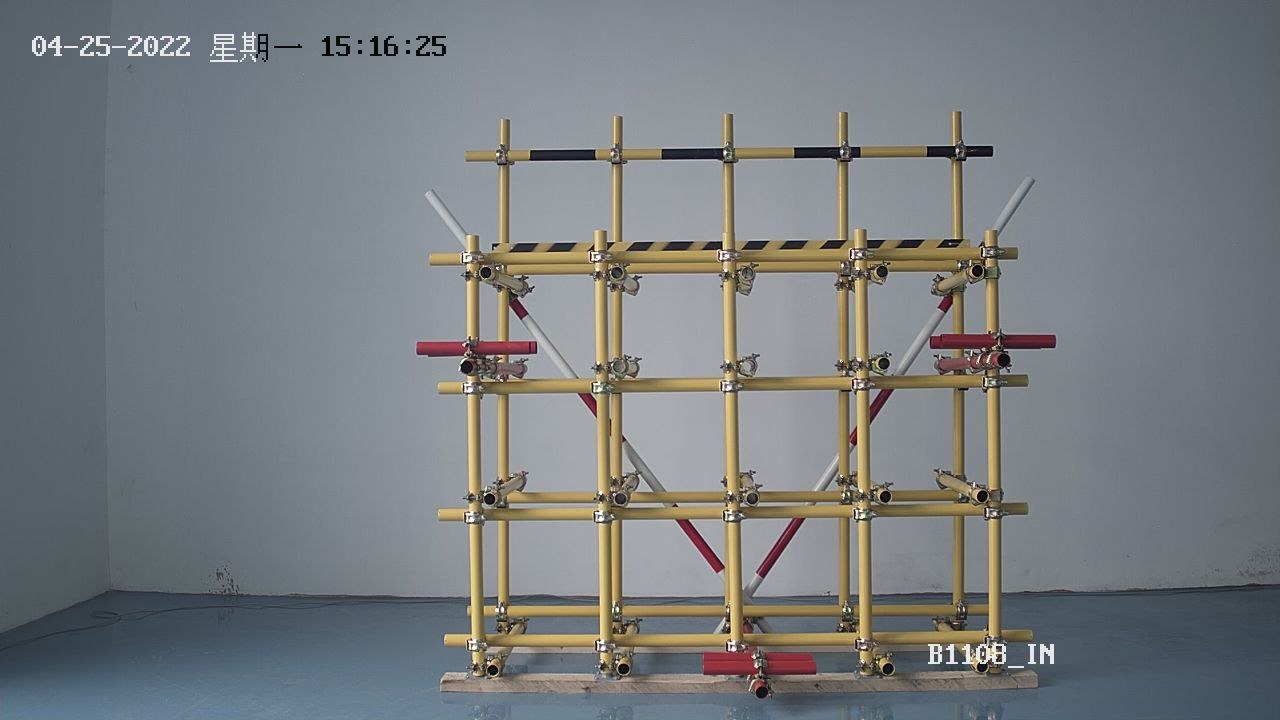
#> input picture CalcLength/resources/raw.jpg, 1280 x 720 px
$ python getLength.py
#> lines starting #> are read from the running program, lines starting #| are printed output that depends on the picture; after the words box and inside, x2 and y2 are one past the last pixel; in counts of white or black regions, pixels touching at a corner belong together; long printed decimals are rounded
### CalcLength/src/ExamPic4Length.py
import cv2 as cv
import numpy as np
import math
from util.Parallels import Parallels


class ExamPic4Length:
    def __init__(self, rawPicPath: str, referencePicPath: str, targetPicPath: str, referenceLength: float):
#> called with rawPicPath = 'CalcLength/resources/raw.jpg', targetPicPath = 'CalcLength/resources/target_pseudo.png', referenceLength = 1700
        rawPicData = np.fromfile(rawPicPath, dtype=np.uint8)
        self.rawPic = cv.imdecode(rawPicData, cv.IMREAD_COLOR)
#> self.rawPic is the input picture: shape (720, 1280, 3); mean B, G, R 126.8, 124.1, 119.7
        referencePicData = np.fromfile(referencePicPath, dtype=np.uint8)
        self.referencePic = cv.imdecode(referencePicData, cv.IMREAD_COLOR)
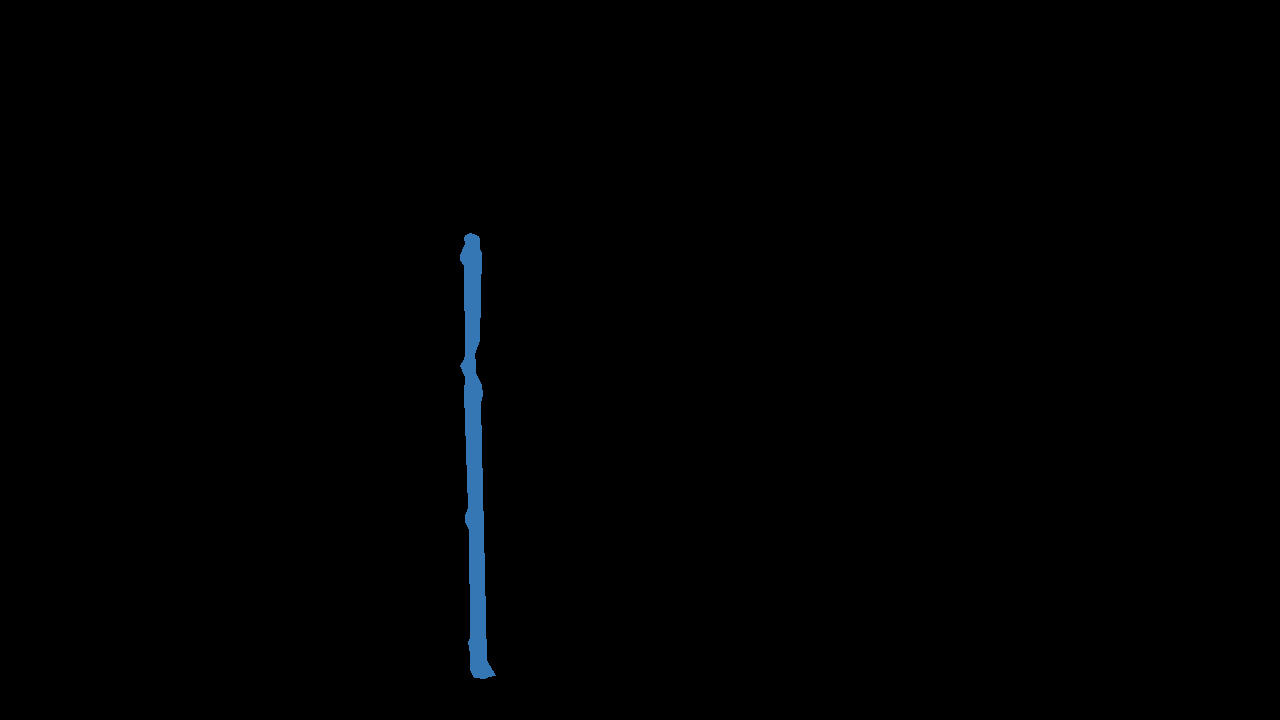
#> input picture CalcLength/resources/reference_pseudo.png, 1280 x 720 px
#> self.referencePic is the input picture: shape (720, 1280, 3); mean B, G, R 1.4, 0.9, 0.4
        targetPicData = np.fromfile(targetPicPath, dtype=np.uint8)
        self.targetPic = cv.imdecode(targetPicData, cv.IMREAD_COLOR)
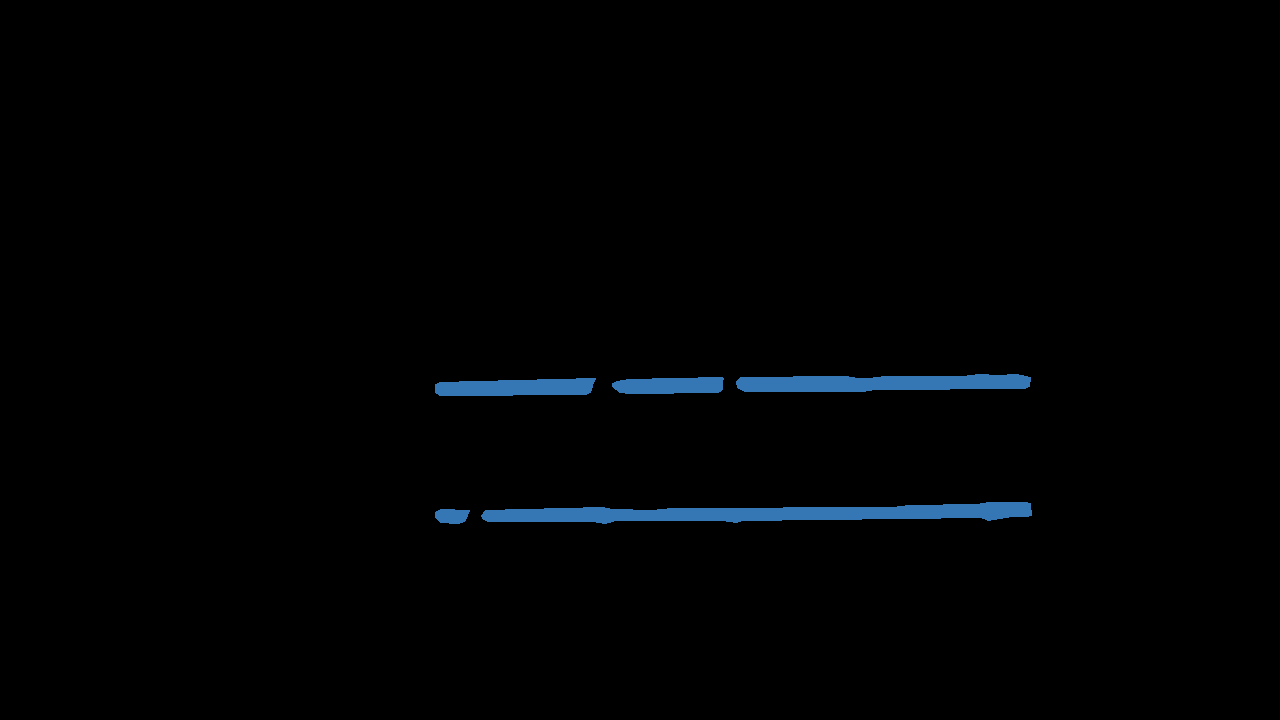
#> input picture CalcLength/resources/target_pseudo.png, 1280 x 720 px
#> self.targetPic is the input picture: shape (720, 1280, 3); mean B, G, R 3.2, 2.1, 0.9
        self.referenceLines = []
        self.targetLines = []
        self.referenceLength: float = referenceLength
        self.targetLength: float = 0.0
        self.scale: float = 0.0  # 比例尺=像素/长度

    # 计算比例尺
    def getScale(self, printScale=True):
#> called with printScale = True
        drawing = np.zeros(self.referencePic.shape[:], dtype=np.uint8)
        gray = cv.cvtColor(self.referencePic, cv.COLOR_BGR2GRAY)
#> gray: shape (720, 1280); values 0 (black) and 106 (white), 0.79% white; 1 white region, box (x1, y1, x2, y2) and area: (460, 233, 496, 679) 7242
        edges = cv.Canny(gray, 50, 150)
#> edges: shape (720, 1280); 0.1% white in thin lines or dots, all inside (x1, y1, x2, y2) = (459, 232, 496, 679)
        # 概率统计霍夫变换
        self.referenceLines = cv.HoughLinesP(edges, 0.8, np.pi / 180, 90, minLineLength=50, maxLineGap=150)
#> self.referenceLines = [[462, 248, 470, 671], [478, 236, 486, 678]]
        for line in self.referenceLines:
            x1, y1, x2, y2 = line[0]
            cv.line(self.rawPic, (x1, y1), (x2, y2), (0, 0, 255), 3)
#> this loop made 2 passes
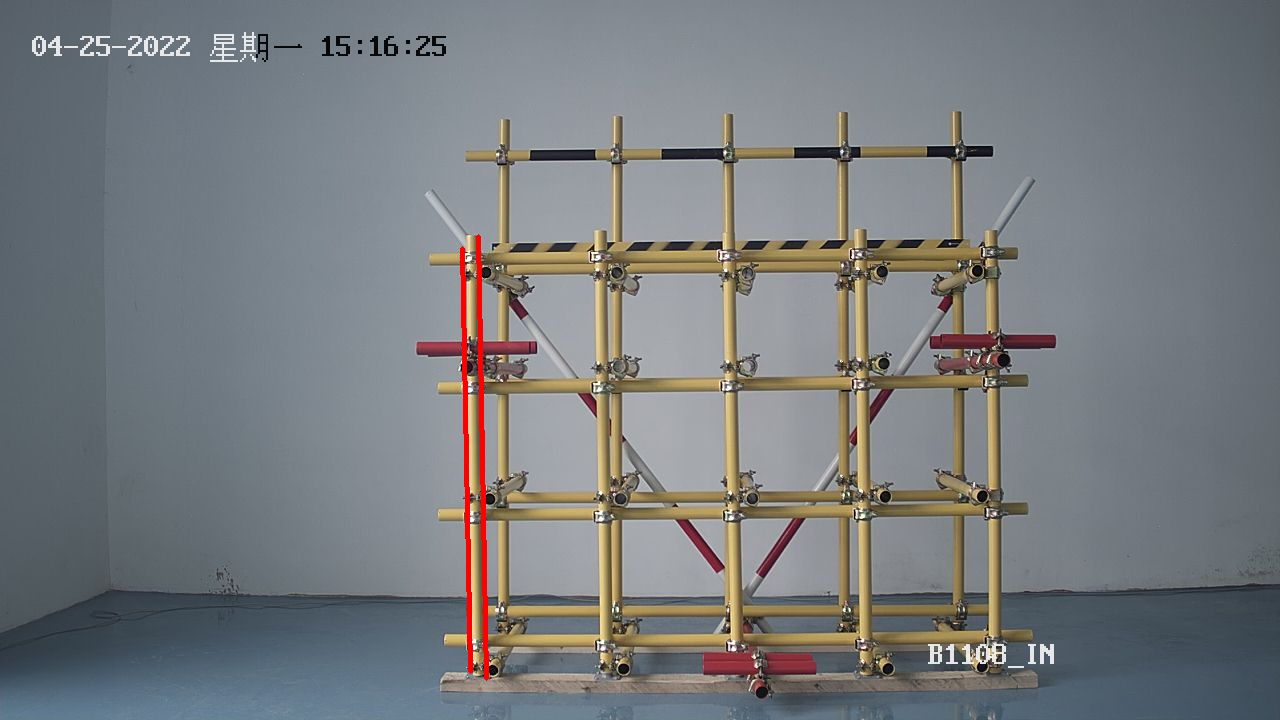
#> self.rawPic: shape (720, 1280, 3); 0.47% of pixels changed, all inside (x1, y1, x2, y2) = (460, 234, 489, 681)
        referencePixelLength = -1
        for line in self.referenceLines:
            x1, y1, x2, y2 = line[0]
            _len = math.sqrt((x2 - x1) * (x2 - x1) + (y2 - y1) * (y2 - y1))
            if referencePixelLength < _len:
                referencePixelLength = _len
#> this loop made 2 passes
#> (x1, y1, x2, y2, referencePixelLength) on passes 1 to 2: (462, 248, 470, 671, 423.1), (478, 236, 486, 678, 442.1)
#> after the loop, referencePixelLength = 442.1
        self.scale = referencePixelLength / self.referenceLength
#> self.scale = 0.26
        if printScale:
            print("PixelDistance / RealDistance =", self.scale)
#| PixelDistance / RealDistance = 0.26
            print("RealDistance / PixelDistance =", 1 / self.scale)
#| RealDistance / PixelDistance = 3.846

    def getLength(self, printDistance=True, printScale=True):
        self.getScale(printScale)
        drawing = np.zeros(self.targetPic.shape[:], dtype=np.uint8)
        gray = cv.cvtColor(self.targetPic, cv.COLOR_BGR2GRAY)
#> gray: shape (720, 1280); values 0 (black) and 106 (white), 1.7% white; 5 white regions, box (x1, y1, x2, y2) and area: (481, 502, 1032, 524) 7351, (736, 374, 1031, 392) 4242, (435, 378, 596, 396) 2415, (612, 377, 724, 394) 1642, (435, 509, 470, 524) 428
        edges = cv.Canny(gray, 50, 150)
#> edges: shape (720, 1280); 0.26% white in thin lines or dots, all inside (x1, y1, x2, y2) = (434, 373, 1032, 524)
        # 概率统计霍夫变换
        self.targetLines = cv.HoughLinesP(edges, 0.8, np.pi / 180, 90, minLineLength=50, maxLineGap=150)
#> self.targetLines = [[601, 523, 1031, 515], [435, 512, 1029, 502], [477, 395, 877, 389], [665, 393, 1028, 387], [438, 382, 845, 375], [460, 380, 703, 376], [438, 521, 614, 521], [437, 520, 724, 520]]
        for line in self.targetLines:
            x1, y1, x2, y2 = line[0]
            cv.line(self.rawPic, (x1, y1), (x2, y2), (0, 255, 0), 3)
#> this loop made 8 passes
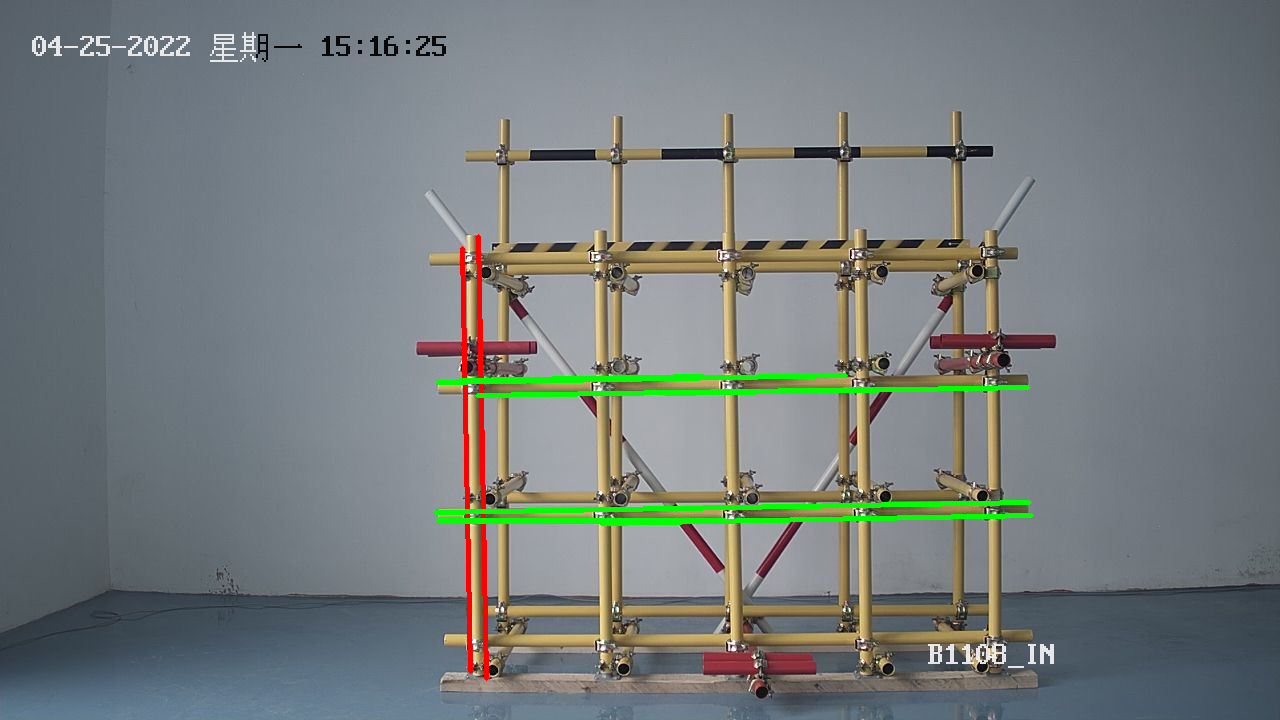
#> self.rawPic: shape (720, 1280, 3); 1.27% of pixels changed, all inside (x1, y1, x2, y2) = (433, 373, 1034, 526)
        targetPixelLength = Parallels.getDistance(self.targetLines)
        self.targetLength = targetPixelLength / self.scale
        if printDistance:
            print("TargetLength = ", self.targetLength)
            cv.imshow("Lines", self.rawPic)
            cv.waitKey()

### util/Parallels.py
import math


class Parallels:
    def __init__(self):
        return

    # [9 lines left out: function getDistance2, not called in this run]

    @staticmethod
    def getDistance(lines: list, vertical=False):
        """计算两条水平线或铅垂线距离,有两条粗线,拟合出了N条线,自适应N"""
#> called with lines = array of shape (8, 1, 4), vertical = False
        lineArray = []
        for line in lines:
            x1, y1, x2, y2 = line[0]
            lineArray.append([x1, y1, x2, y2])
#> after the loop, lineArray has the same summary as self.targetLines in getLength
        _lengths = []
        if vertical:
            for l1 in lineArray:
                for l2 in lineArray[1:]:
                    _lengths.append(math.fabs((l1[0] + l1[2]) / 2 - (l2[0] + l2[2]) / 2))
        else:
            for l1 in lineArray:
                for l2 in lineArray[1:]:
                    _lengths.append(math.fabs((l1[1] + l1[3]) / 2 - (l2[1] + l2[3]) / 2))
#> this loop made 8 passes
        # 降序排序
        _lengths.sort(reverse=True)
        if len(_lengths) < 2:
            return 0
        # 计算平均值减小误差，同时舍弃小距离
        eps = _lengths[0] / 2
#> eps = 71.5
        _nums: int = 0
        _sum = 0
        for i in range(len(_lengths) - 1):
            if _lengths[i] < eps:
                break
            _nums += 1
            _sum += _lengths[i]
#> this loop made 29 passes
        targetPixelDistance = _sum / _nums
#> targetPixelDistance = 131.8
        return targetPixelDistance

### getLength.py
from CalcLength.src.ExamPic4Length import ExamPic4Length
import os

if __name__ == '__main__':
    rawPicPath = os.getcwd() + "/CalcLength/resources/raw.jpg"
    referencePicPath = os.getcwd() + "/CalcLength/resources/reference_pseudo.png"
    targetPicPath = os.getcwd() + "/CalcLength/resources/target_pseudo.png"
    ep1 = ExamPic4Length(rawPicPath, referencePicPath, targetPicPath, 1700)
    ep1.getLength()
#> in getLength, `self.targetLength = targetPixelLength / self.scale`: self.targetLength = 506.9
#| TargetLength =  506.854
